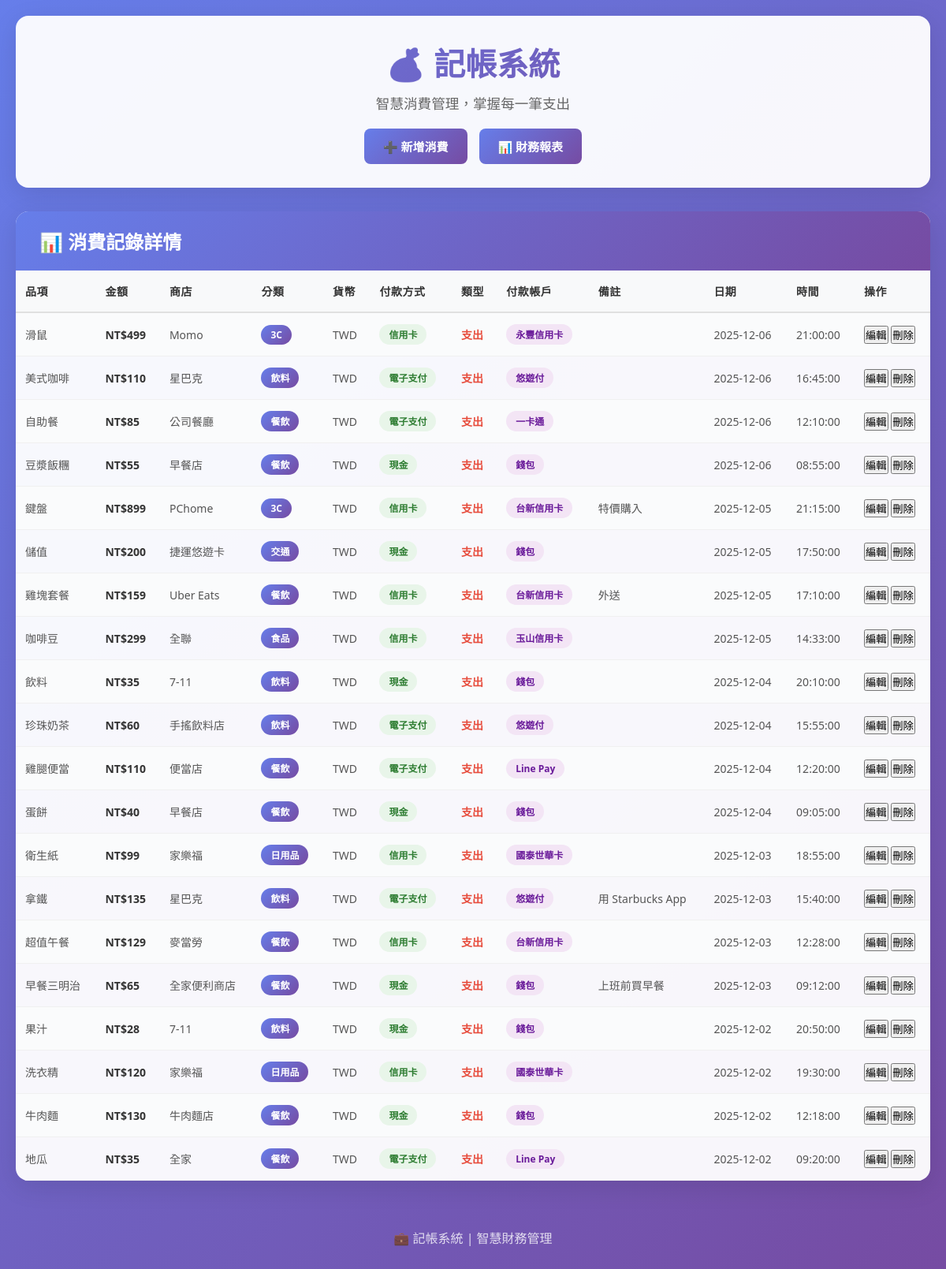
The page /finance/index.php on the database its author committed.
### tables this page shows
CREATE TABLE `daily_account` (
  `id` int(11) NOT NULL,
  `time` time NOT NULL,
  `currency` varchar(10) NOT NULL,
  `store` text DEFAULT NULL,
  `date` date NOT NULL,
  `item` text DEFAULT NULL,
  `payment` int(11) NOT NULL,
  `payment_method` int(11) NOT NULL,
  `category` int(11) NOT NULL,
  `type` varchar(20) NOT NULL,
  `desc` text DEFAULT NULL,
  `account` text DEFAULT NULL
);

CREATE TABLE `category` (
  `id` int(11) UNSIGNED NOT NULL,
  `name` varchar(64) NOT NULL,
  `created_at` timestamp NOT NULL DEFAULT current_timestamp(),
  `updated_at` timestamp NOT NULL DEFAULT current_timestamp() ON UPDATE current_timestamp()
);

CREATE TABLE `payment_method` (
  `id` int(11) UNSIGNED NOT NULL,
  `name` varchar(24) NOT NULL,
  `created_at` timestamp NOT NULL DEFAULT current_timestamp(),
  `updated_at` timestamp NOT NULL DEFAULT current_timestamp() ON UPDATE current_timestamp()
);

### finance/index.php (the view, shortened to what this page needs)
<?php
$dsn="mysql:host=localhost;dbname=finance_db;charset=utf8";
$pdo=new PDO($dsn,'root','');
?>
<!DOCTYPE html>
<html lang="zh-Hant">
<head>
    <link rel="stylesheet" href="style.css">
</head>
<body>
    <div class="container">
        <div class="header">
            <h1>💰 記帳系統</h1>
            <p>智慧消費管理，掌握每一筆支出</p>
            <div class="action-buttons">
                <a href="form_expense.php" class="btn btn-primary">➕ 新增消費</a>
                <a href="report.php" class="btn btn-primary">📊 財務報表</a>
            </div>
        </div>
        <div class="table-wrapper">
<?php
$expenses=$pdo->query("SELECT `daily_account`.*,
                              `category`.`name` AS `category_name`,
                              `payment_method`.`name` AS `payment_method_name`
                        FROM `daily_account`,
                             `category`,
                             `payment_method`
                        WHERE `daily_account`.`category`=`category`.`id`
                                AND `daily_account`.`payment_method`=`payment_method`.`id`
                    Order By `date` DESC,
                             `time` DESC")->fetchALL(PDO::FETCH_ASSOC);
if (count($expenses) > 0) {
    echo '<div class="table-header">';
    echo '<h2>📊 消費記錄詳情</h2>';
    echo '</div>';
    echo '<div class="table-content">';
    echo '<table>';
    echo '<thead><tr>
            <th>品項</th>
            <th>金額</th>
            <th>商店</th>
            <th>分類</th>
            <th>貨幣</th>
            <th>付款方式</th>
            <th>類型</th>
            <th>付款帳戶</th>
            <th>備註</th>
            <th>日期</th>
            <th>時間</th>
            <th>操作</th>
        </tr></thead>';
    echo '<tbody>';
    foreach($expenses as $exp) {
        $type_class = $exp['type'] === '收入' ? 'status-income' : 'status-expense';
        echo "<tr>
                <td>{$exp['item']}</td>
                <td class='amount'>NT\${$exp['payment']}</td>
                <td>{$exp['store']}</td>
                <td><span class='category-badge'>{$exp['category_name']}</span></td>
                <td>{$exp['currency']}</td>
                <td><span class='payment-badge'>{$exp['payment_method_name']}</span></td>
                <td><span class='{$type_class}'>{$exp['type']}</span></td>
                <td><span class='account-badge'>{$exp['account']}</span></td>
                <td>{$exp['desc']}</td>
                <td>{$exp['date']}</td>
                <td>{$exp['time']}</td>
                <td>
                    <button>編輯</button>
                    <button>刪除</button>
                </td>
            </tr>";
    }
    echo '</tbody>';
    echo '</table>';
    echo '</div>';
    echo '</div>';
}
?>
        <div class="footer">
            <p>💼 記帳系統 | 智慧財務管理</p>
        </div>
    </div>
</body>
</html>

### finance/style.css (style rules this page uses)
* { margin: 0; padding: 0; box-sizing: border-box; }
body { font-family: 'Segoe UI', Tahoma, Geneva, Verdana, sans-serif; background: linear-gradient(135deg, #667eea 0%, #764ba2 100%); min-height: 100vh; padding: 20px; }
.container { max-width: 1200px; margin: 0 auto; }
.header { background: rgba(255, 255, 255, 0.95); padding: 30px; border-radius: 16px; margin-bottom: 30px; box-shadow: 0 8px 32px rgba(0, 0, 0, 0.1); text-align: center; }
.header h1 { font-size: 2.5em; background: linear-gradient(135deg, #667eea 0%, #764ba2 100%); -webkit-background-clip: text; -webkit-text-fill-color: transparent; background-clip: text; margin-bottom: 10px; }
.header p { color: #666; font-size: 1.1em; }
.action-buttons { display: flex; gap: 15px; justify-content: center; margin-top: 20px; flex-wrap: wrap; }
.btn { padding: 12px 24px; border: none; border-radius: 8px; font-size: 15px; font-weight: 600; cursor: pointer; transition: all 0.3s ease; text-decoration: none; display: inline-block; }
.btn-primary { background: linear-gradient(135deg, #667eea 0%, #764ba2 100%); color: #fff; }
.table-wrapper { background: rgba(255, 255, 255, 0.95); border-radius: 16px; overflow: hidden; box-shadow: 0 8px 32px rgba(0, 0, 0, 0.1); margin-bottom: 30px; }
.table-header { background: linear-gradient(135deg, #667eea 0%, #764ba2 100%); padding: 20px 30px; color: #fff; }
.table-header h2 { font-size: 1.5em; font-weight: 700; }
.table-content { overflow-x: auto; }
table { width: 100%; border-collapse: collapse; margin: 0; }
table thead { background: #f8f9fa; position: sticky; top: 0; z-index: 10; }
table th { padding: 16px 12px; text-align: left; font-weight: 600; color: #333; border-bottom: 2px solid #e0e0e0; font-size: 14px; letter-spacing: 0.5px; }
table td { padding: 14px 12px; border-bottom: 1px solid #f0f0f0; font-size: 14px; color: #555; }
table tbody tr { transition: all 0.3s ease; }
table tbody tr:nth-child(odd) { background-color: #fafbfc; }
.status-expense { color: #e74c3c; font-weight: 600; }
.amount { font-weight: 700; color: #333; }
.category-badge { display: inline-block; background: linear-gradient(135deg, #667eea 0%, #764ba2 100%); color: #fff; padding: 4px 12px; border-radius: 20px; font-size: 12px; font-weight: 600; }
.payment-badge { display: inline-block; background: #e8f5e9; color: #2e7d32; padding: 4px 12px; border-radius: 20px; font-size: 12px; font-weight: 600; }
.account-badge { display: inline-block; background: #f3e5f5; color: #6a1b9a; padding: 4px 12px; border-radius: 20px; font-size: 12px; font-weight: 600; }
.footer { text-align: center; color: rgba(255, 255, 255, 0.8); margin-top: 40px; padding: 20px; }

### rows shown on the page
daily_account: item "滑鼠", payment "499", store "Momo", category.name "3C", currency "TWD", payment_method.name "信用卡", type "支出", account "永豐信用卡", date "2025-12-06", time "21:00:00"
daily_account: item "美式咖啡", payment "110", store "星巴克", category.name "飲料", currency "TWD", payment_method.name "電子支付", type "支出", account "悠遊付", date "2025-12-06", time "16:45:00"
daily_account: item "自助餐", payment "85", store "公司餐廳", category.name "餐飲", currency "TWD", payment_method.name "電子支付", type "支出", account "一卡通", date "2025-12-06", time "12:10:00"
daily_account: item "豆漿飯糰", payment "55", store "早餐店", category.name "餐飲", currency "TWD", payment_method.name "現金", type "支出", account "錢包", date "2025-12-06", time "08:55:00"
daily_account: item "鍵盤", payment "899", store "PChome", category.name "3C", currency "TWD", payment_method.name "信用卡", type "支出", account "台新信用卡", desc "特價購入", date "2025-12-05", time "21:15:00"
daily_account: item "儲值", payment "200", store "捷運悠遊卡", category.name "交通", currency "TWD", payment_method.name "現金", type "支出", account "錢包", date "2025-12-05", time "17:50:00"
daily_account: item "雞塊套餐", payment "159", store "Uber Eats", category.name "餐飲", currency "TWD", payment_method.name "信用卡", type "支出", account "台新信用卡", desc "外送", date "2025-12-05", time "17:10:00"
daily_account: item "咖啡豆", payment "299", store "全聯", category.name "食品", currency "TWD", payment_method.name "信用卡", type "支出", account "玉山信用卡", date "2025-12-05", time "14:33:00"
daily_account: item "飲料", payment "35", store "7-11", category.name "飲料", currency "TWD", payment_method.name "現金", type "支出", account "錢包", date "2025-12-04", time "20:10:00"
daily_account: item "珍珠奶茶", payment "60", store "手搖飲料店", category.name "飲料", currency "TWD", payment_method.name "電子支付", type "支出", account "悠遊付", date "2025-12-04", time "15:55:00"
daily_account: item "雞腿便當", payment "110", store "便當店", category.name "餐飲", currency "TWD", payment_method.name "電子支付", type "支出", account "Line Pay", date "2025-12-04", time "12:20:00"
daily_account: item "蛋餅", payment "40", store "早餐店", category.name "餐飲", currency "TWD", payment_method.name "現金", type "支出", account "錢包", date "2025-12-04", time "09:05:00"
daily_account: item "衛生紙", payment "99", store "家樂福", category.name "日用品", currency "TWD", payment_method.name "信用卡", type "支出", account "國泰世華卡", date "2025-12-03", time "18:55:00"
daily_account: item "拿鐵", payment "135", store "星巴克", category.name "飲料", currency "TWD", payment_method.name "電子支付", type "支出", account "悠遊付", desc "用 Starbucks App", date "2025-12-03", time "15:40:00"
daily_account: item "超值午餐", payment "129", store "麥當勞", category.name "餐飲", currency "TWD", payment_method.name "信用卡", type "支出", account "台新信用卡", date "2025-12-03", time "12:28:00"
daily_account: item "早餐三明治", payment "65", store "全家便利商店", category.name "餐飲", currency "TWD", payment_method.name "現金", type "支出", account "錢包", desc "上班前買早餐", date "2025-12-03", time "09:12:00"
daily_account: item "果汁", payment "28", store "7-11", category.name "飲料", currency "TWD", payment_method.name "現金", type "支出", account "錢包", date "2025-12-02", time "20:50:00"
daily_account: item "洗衣精", payment "120", store "家樂福", category.name "日用品", currency "TWD", payment_method.name "信用卡", type "支出", account "國泰世華卡", date "2025-12-02", time "19:30:00"
daily_account: item "牛肉麵", payment "130", store "牛肉麵店", category.name "餐飲", currency "TWD", payment_method.name "現金", type "支出", account "錢包", date "2025-12-02", time "12:18:00"
daily_account: item "地瓜", payment "35", store "全家", category.name "餐飲", currency "TWD", payment_method.name "電子支付", type "支出", account "Line Pay", date "2025-12-02", time "09:20:00"
